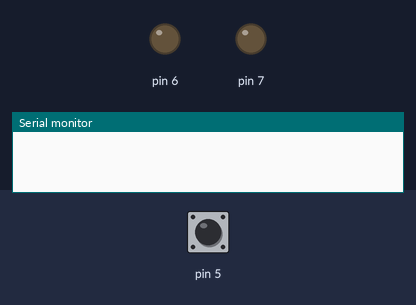
This sketch was run on a simulated Arduino Uno, built with avr-gcc and run on an emulated ATmega328P. Parts: output pins drawn as LEDs (lit = HIGH), the last lines printed to the serial monitor. Dashed ring = blinking. The test bench sets the inputs (shaded band); at power-on: pin 5 LOW.

Above: at 0.1 s.
At 8.05 s:
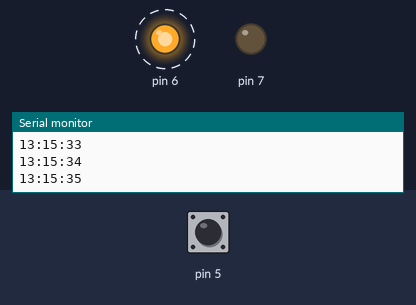
8.1 s: pin 5 pulsed HIGH 2 times (0.12 s each, 0.3 s apart)
At 8.46 s:
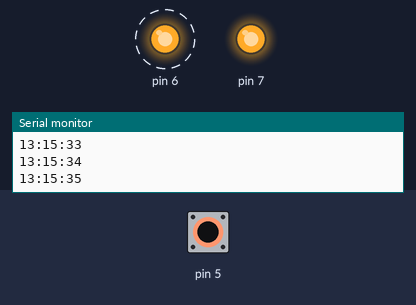
Timing chart, 0 to 14.5 s (numbered marks = the images above; inputs shaded):
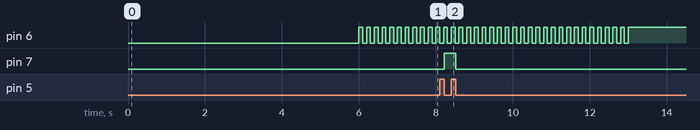

The sketch:

titasking_usando_millis_____Pr_ctica_-_Arduino_un_led_parpad.ino
```cpp
//falla mirar
//minuto 39.52 Multitasking usando millis()   Práctica - Arduino(720P_HD)_1
//minuto 56.18 Multitasking usando millis()   Práctica - Arduino(720P_HD)_1
unsigned long tiempoactual = 0;
unsigned long tiempoactual2 = 0;
long mitiempo;
long inicio;
long final;
int lecturaboton_old = 0;

int second = 27;
int minute = 15;
int hour = 13;

int encendido[] = {13, 15, 32};
int apagado[] = {13, 15, 40};

void setup() {
  // put your setup code here, to run once:
  Serial.begin(9600);
  pinMode(6, OUTPUT);
  pinMode(5, INPUT);
  pinMode(7, OUTPUT);
  inicio =  encendido[0]*100000 + encendido[1]*1000 + encendido[2]*10;
  final =  apagado[0]*100000 + apagado[1]*1000 + apagado[2]*10;
}

void tiempo(){
     second++;
    if(second == 60){
       second = 0;
       minute++;
    }


    if(minute == 60){
      minute = 0;
      hour++;
    }
    if(hour == 24){
      hour = 0;
    }
    Serial.print(hour);
    Serial.print(":");
    Serial.print(minute);
    Serial.print(":");
    Serial.println(second);
}

void parpadeo(){
  int lecturaled = digitalRead(6);
  digitalWrite(6,!lecturaled); //si ecribo un 0 me pone un 1 on y al reves anterior
}

void loop() {
  // put your main code here, to run repeatedly:
  int lecturaboton = digitalRead(5);
 // Serial.println(lecturaboton);


  if(lecturaboton != lecturaboton_old){
      if(lecturaboton == 0){
          int lecturaled7 = digitalRead(7);
          digitalWrite(7, !lecturaled7);
      }


   }
  //return; para comprobar que va bien el pulsador  : me da 1 si pulso 0

  lecturaboton_old = lecturaboton;


  if(millis()>= tiempoactual + 1000){
    tiempoactual = millis();
    tiempo();

    }
    mitiempo = hour*100000 + minute*1000 + second*10;


    bool minimo = mitiempo > inicio;
    bool maximo = mitiempo < final;

    if(minimo && maximo) {
        if(millis() >= tiempoactual2 + 100){
          tiempoactual2 = millis();
          parpadeo();
        }
     }else{
         digitalWrite(7, 0);

}   }
```

Measured:
- after the input at 8.1 s, pin 7: LOW → HIGH after 0.12 s, → LOW 0.30 s later
- by itself, pin 6: alternates HIGH for 0.10 s and LOW for 0.10 s, 50 changes in all, then stays HIGH
